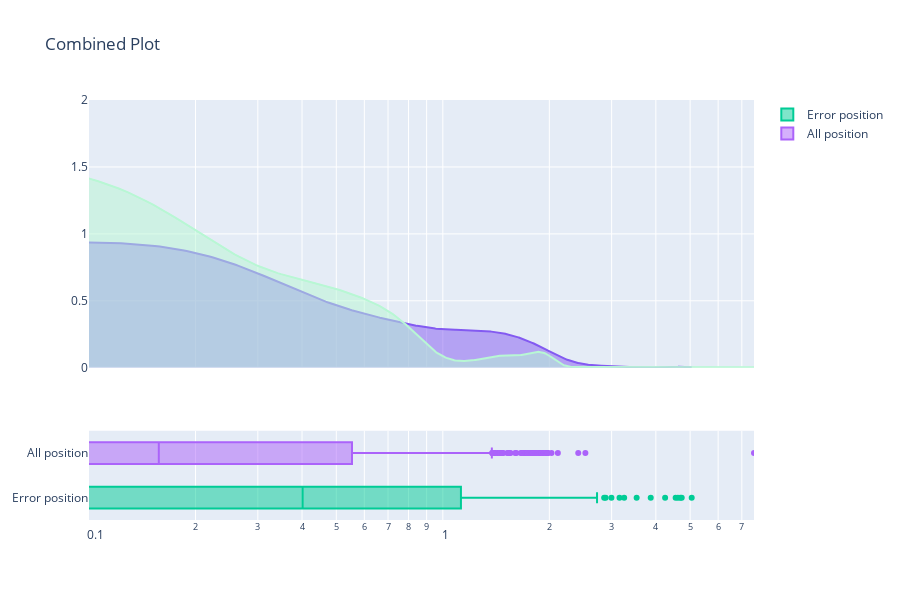

The code cell stored with this chart in its notebook:
### Markdown cell above
# Visualization

### Code cell
import plotly.graph_objects as go
from plotly.subplots import make_subplots
import numpy as np
from scipy.stats import gaussian_kde

hist_data = [df_err['error'].tolist()[0:1000], df_all['Ratio'].tolist()[0:1000]]
group_labels = ['Error position', 'All position']  # 数据集的名称
colors = ['#835AF1', '#B8F7D4']

fig = make_subplots(rows=2, cols=1, row_heights=[0.75, 0.25], shared_xaxes=True)

# 添加Density Plot子图
for data, label, color in zip(hist_data, group_labels, colors):
    kde = gaussian_kde(data)
    x_vals = np.linspace(min(data), max(data), 1000)
    y_vals = kde(x_vals)
    fig.add_trace(go.Scatter(x=x_vals, y=y_vals, mode='lines', fill='tozeroy', showlegend=False, line_color=color), 
                  row=1, col=1)

# 添加Box Plot子图
fig.add_trace(go.Box(x=df_err['error'].tolist()[0:1000], orientation='h', name=group_labels[0]), row=2, col=1)
fig.add_trace(go.Box(x=df_all['Ratio'].tolist()[0:1000], orientation='h', name=group_labels[1]), row=2, col=1)

fig.update_layout(height=600, title_text='Combined Plot')

fig.update_yaxes(range=[0, 2], row=1, col=1)
fig.update_xaxes(type='log', range=[np.log10(0.1), np.log10(np.max(np.concatenate(hist_data)))], row=1, col=1)
fig.update_xaxes(type='log', range=[np.log10(0.1), np.log10(np.max(np.concatenate(hist_data)))], row=2, col=1)

fig.show()

### Figure 1 — Plotly figure (JSON) as saved in the notebook; plotly's stock layout.template omitted (floating-point values rounded to 4 significant figures; data arrays with more than 128 entries replaced by an {"elided": "..."} marker saying what was removed)
{"data": [{"fill": "tozeroy", "line": {"color": "#835AF1"}, "mode": "lines", "showlegend": false, "type": "scatter", "x": {"elided": "1000 float values"}, "xaxis": "x", "y": {"elided": "1000 float values"}, "yaxis": "y"}, {"fill": "tozeroy", "line": {"color": "#B8F7D4"}, "mode": "lines", "showlegend": false, "type": "scatter", "x": {"elided": "1000 float values"}, "xaxis": "x", "y": {"elided": "1000 float values"}, "yaxis": "y"}, {"name": "Error position", "orientation": "h", "type": "box", "x": {"elided": "1000 float values"}, "xaxis": "x2", "yaxis": "y2"}, {"name": "All position", "orientation": "h", "type": "box", "x": {"elided": "1000 float values"}, "xaxis": "x2", "yaxis": "y2"}], "layout": {"height": 600, "title": {"text": "Combined Plot"}, "xaxis": {"anchor": "y", "domain": [0, 1], "matches": "x2", "range": [-1, 0.8795], "showticklabels": false, "type": "log"}, "xaxis2": {"anchor": "y2", "domain": [0, 1], "range": [-1, 0.8795], "type": "log"}, "yaxis": {"anchor": "x", "domain": [0.3625, 1], "range": [0, 2]}, "yaxis2": {"anchor": "x2", "domain": [0, 0.2125]}}}
